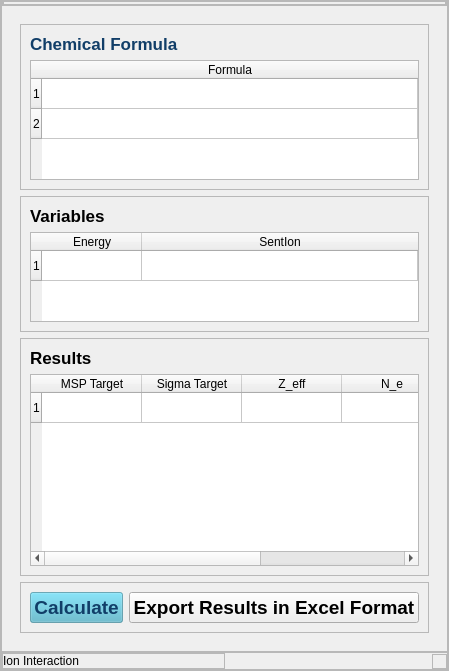
     <widget class="QFrame" name="main">
      <property name="frameShape">
       <enum>QFrame::StyledPanel</enum>
      </property>
      <property name="frameShadow">
       <enum>QFrame::Raised</enum>
      </property>
      <layout class="QVBoxLayout" name="verticalLayout">
       <property name="spacing">
        <number>0</number>
       </property>
       <property name="leftMargin">
        <number>0</number>
       </property>
       <property name="topMargin">
        <number>0</number>
       </property>
       <property name="rightMargin">
        <number>0</number>
       </property>
       <property name="bottomMargin">
        <number>0</number>
       </property>
       <item alignment="Qt::AlignTop">
        <widget class="QFrame" name="header_frame">
         <property name="frameShape">
          <enum>QFrame::StyledPanel</enum>
         </property>
         <property name="frameShadow">
          <enum>QFrame::Raised</enum>
         </property>
         <layout class="QHBoxLayout" name="horizontalLayout_2">
          <property name="spacing">
           <number>0</number>
          </property>
          <property name="leftMargin">
           <number>0</number>
          </property>
          <property name="topMargin">
           <number>0</number>
          </property>
          <property name="rightMargin">
           <number>0</number>
          </property>
          <property name="bottomMargin">
           <number>0</number>
          </property>
          <item alignment="Qt::AlignLeft|Qt::AlignTop">
           <widget class="QFrame" name="menubutton">
            <property name="frameShape">
             <enum>QFrame::StyledPanel</enum>
            </property>
            <property name="frameShadow">
             <enum>QFrame::Raised</enum>
            </property>
            <layout class="QHBoxLayout" name="horizontalLayout_5">
             <property name="spacing">
              <number>0</number>
             </property>
             <property name="leftMargin">
              <number>0</number>
             </property>
             <property name="topMargin">
              <number>0</number>
             </property>
             <property name="rightMargin">
              <number>0</number>
             </property>
             <property name="bottomMargin">
              <number>0</number>
             </property>
            </layout>
           </widget>
          </item>
          <item alignment="Qt::AlignRight|Qt::AlignTop">
           <widget class="QFrame" name="toprightbuttons">
            <property name="frameShape">
             <enum>QFrame::StyledPanel</enum>
            </property>
            <property name="frameShadow">
             <enum>QFrame::Raised</enum>
            </property>
            <layout class="QHBoxLayout" name="horizontalLayout_4">
             <property name="spacing">
              <number>0</number>
             </property>
             <property name="leftMargin">
              <number>0</number>
             </property>
             <property name="topMargin">
              <number>0</number>
             </property>
             <property name="rightMargin">
              <number>0</number>
             </property>
             <property name="bottomMargin">
              <number>0</number>
             </property>
            </layout>
           </widget>
          </item>
         </layout>
        </widget>
       </item>
       <item>
        <widget class="QFrame" name="main_body">
         <property name="sizePolicy">
          <sizepolicy hsizetype="Preferred" vsizetype="Expanding">
           <horstretch>0</horstretch>
           <verstretch>0</verstretch>
          </sizepolicy>
         </property>
         <property name="frameShape">
          <enum>QFrame::StyledPanel</enum>
         </property>
         <property name="frameShadow">
          <enum>QFrame::Raised</enum>
         </property>
         <layout class="QVBoxLayout" name="verticalLayout_13">
          <item>
           <widget class="QStackedWidget" name="stackedWidget_3">
            <property name="currentIndex">
             <number>0</number>
            </property>
            <widget class="QWidget" name="page_main">
             <layout class="QVBoxLayout" name="verticalLayout_15">
              <item alignment="Qt::AlignTop">
               <widget class="QFrame" name="frame_7">
                <property name="frameShape">
                 <enum>QFrame::StyledPanel</enum>
                </property>
                <property name="frameShadow">
                 <enum>QFrame::Raised</enum>
                </property>
                <layout class="QVBoxLayout" name="verticalLayout_16">
                 <item>
                  <widget class="QLabel" name="label_29">
                   <property name="maximumSize">
                    <size>
                     <width>945</width>
                     <height>20</height>
                    </size>
                   </property>
                   <property name="palette">
                    <palette>
                     <active>
                      <colorrole role="WindowText">
                       <brush brushstyle="SolidPattern">
                        <color alpha="255">
                         <red>17</red>
                         <green>62</green>
                         <blue>104</blue>
                        </color>
                       </brush>
                      </colorrole>
                      <colorrole role="Text">
                       <brush brushstyle="SolidPattern">
                        <color alpha="255">
                         <red>17</red>
                         <green>62</green>
                         <blue>104</blue>
                        </color>
                       </brush>
                      </colorrole>
                      <colorrole role="BrightText">
                       <brush brushstyle="SolidPattern">
                        <color alpha="255">
                         <red>17</red>
                         <green>62</green>
                         <blue>104</blue>
                        </color>
                       </brush>
                      </colorrole>
                      <colorrole role="ButtonText">
                       <brush brushstyle="SolidPattern">
                        <color alpha="255">
                         <red>17</red>
                         <green>62</green>
                         <blue>104</blue>
                        </color>
                       </brush>
                      </colorrole>
                     </active>
                     <inactive>
                      <colorrole role="WindowText">
                       <brush brushstyle="SolidPattern">
                        <color alpha="255">
                         <red>17</red>
                         <green>62</green>
                         <blue>104</blue>
                        </color>
                       </brush>
                      </colorrole>
                      <colorrole role="Text">
                       <brush brushstyle="SolidPattern">
                        <color alpha="255">
                         <red>17</red>
                         <green>62</green>
                         <blue>104</blue>
                        </color>
                       </brush>
                      </colorrole>
                      <colorrole role="BrightText">
                       <brush brushstyle="SolidPattern">
                        <color alpha="255">
                         <red>17</red>
                         <green>62</green>
                         <blue>104</blue>
                        </color>
                       </brush>
                      </colorrole>
                      <colorrole role="ButtonText">
                       <brush brushstyle="SolidPattern">
                        <color alpha="255">
                         <red>17</red>
                         <green>62</green>
                         <blue>104</blue>
                        </color>
                       </brush>
                      </colorrole>
                     </inactive>
                     <disabled>
                      <colorrole role="WindowText">
                       <brush brushstyle="SolidPattern">
                        <color alpha="255">
                         <red>17</red>
                         <green>62</green>
                         <blue>104</blue>
                        </color>
                       </brush>
                      </colorrole>
                      <colorrole role="Text">
                       <brush brushstyle="SolidPattern">
                        <color alpha="255">
                         <red>17</red>
                         <green>62</green>
                         <blue>104</blue>
                        </color>
                       </brush>
                      </colorrole>
                      <colorrole role="BrightText">
                       <brush brushstyle="SolidPattern">
                        <color alpha="255">
                         <red>17</red>
                         <green>62</green>
                         <blue>104</blue>
                        </color>
                       </brush>
                      </colorrole>
                      <colorrole role="ButtonText">
                       <brush brushstyle="SolidPattern">
                        <color alpha="255">
                         <red>17</red>
                         <green>62</green>
                         <blue>104</blue>
                        </color>
                       </brush>
                      </colorrole>
                     </disabled>
                    </palette>
                   </property>
                   <property name="font">
                    <font>
                     <pointsize>13</pointsize>
                     <weight>75</weight>
                     <bold>true</bold>
                    </font>
                   </property>
                   <property name="text">
                    <string>Chemical Formula</string>
                   </property>
                  </widget>
                 </item>
                 <item>
                  <widget class="QTableWidget" name="tableWidget_Chemical_Formula">
                   <property name="maximumSize">
                    <size>
                     <width>16777215</width>
                     <height>120</height>
                    </size>
                   </property>
                   <property name="autoFillBackground">
                    <bool>false</bool>
                   </property>
                   <property name="frameShape">
                    <enum>QFrame::StyledPanel</enum>
                   </property>
                   <property name="autoScrollMargin">
                    <number>16</number>
                   </property>
                   <property name="editTriggers">
                    <set>QAbstractItemView::NoEditTriggers</set>
                   </property>
                   <property name="alternatingRowColors">
                    <bool>false</bool>
                   </property>
                   <property name="selectionBehavior">
                    <enum>QAbstractItemView::SelectRows</enum>
                   </property>
                   <property name="rowCount">
                    <number>2</number>
                   </property>
                   <attribute name="horizontalHeaderVisible">
                    <bool>true</bool>
                   </attribute>
                   <attribute name="horizontalHeaderCascadingSectionResizes">
                    <bool>false</bool>
                   </attribute>
                   <attribute name="horizontalHeaderHighlightSections">
                    <bool>true</bool>
                   </attribute>
                   <attribute name="horizontalHeaderShowSortIndicator" stdset="0">
                    <bool>false</bool>
                   </attribute>
                   <attribute name="horizontalHeaderStretchLastSection">
                    <bool>true</bool>
                   </attribute>
                   <attribute name="verticalHeaderVisible">
                    <bool>true</bool>
                   </attribute>
                   <attribute name="verticalHeaderCascadingSectionResizes">
                    <bool>false</bool>
                   </attribute>
                   <attribute name="verticalHeaderStretchLastSection">
                    <bool>false</bool>
                   </attribute>
                   <row/>
                   <row/>
                   <column>
                    <property name="text">
                     <string>Formula</string>
                    </property>
                   </column>
                  </widget>
                 </item>
                </layout>
               </widget>
              </item>
              <item alignment="Qt::AlignTop">
               <widget class="QFrame" name="frame_8">
                <property name="frameShape">
                 <enum>QFrame::StyledPanel</enum>
                </property>
                <property name="frameShadow">
                 <enum>QFrame::Raised</enum>
                </property>
                <layout class="QVBoxLayout" name="verticalLayout_18">
                 <item>
                  <widget class="QLabel" name="label_30">
                   <property name="maximumSize">
                    <size>
                     <width>945</width>
                     <height>20</height>
                    </size>
                   </property>
                   <property name="font">
                    <font>
                     <pointsize>13</pointsize>
                     <weight>75</weight>
                     <bold>true</bold>
                    </font>
                   </property>
                   <property name="text">
                    <string>Variables</string>
                   </property>
                  </widget>
                 </item>
                 <item>
                  <widget class="QTableWidget" name="tableWidget_Variables">
                   <property name="maximumSize">
                    <size>
                     <width>16777215</width>
                     <height>90</height>
                    </size>
                   </property>
                   <property name="editTriggers">
                    <set>QAbstractItemView::NoEditTriggers</set>
                   </property>
                   <property name="selectionBehavior">
                    <enum>QAbstractItemView::SelectRows</enum>
                   </property>
                   <property name="rowCount">
                    <number>1</number>
                   </property>
                   <property name="columnCount">
                    <number>2</number>
                   </property>
                   <attribute name="horizontalHeaderStretchLastSection">
                    <bool>true</bool>
                   </attribute>
                   <row/>
                   <column>
                    <property name="text">
                     <string>Energy</string>
                    </property>
                   </column>
                   <column>
                    <property name="text">
                     <string>SentIon</string>
                    </property>
                   </column>
                  </widget>
                 </item>
                </layout>
               </widget>
              </item>
              <item>
               <widget class="QFrame" name="frame_9">
                <property name="frameShape">
                 <enum>QFrame::StyledPanel</enum>
                </property>
                <property name="frameShadow">
                 <enum>QFrame::Raised</enum>
                </property>
                <layout class="QVBoxLayout" name="verticalLayout_17">
                 <item>
                  <widget class="QLabel" name="label_31">
                   <property name="font">
                    <font>
                     <pointsize>13</pointsize>
                     <weight>75</weight>
                     <bold>true</bold>
                    </font>
                   </property>
                   <property name="text">
                    <string>Results</string>
                   </property>
                  </widget>
                 </item>
                 <item>
                  <widget class="QTableWidget" name="tableWidget_Results">
                   <property name="editTriggers">
                    <set>QAbstractItemView::NoEditTriggers</set>
                   </property>
                   <property name="selectionBehavior">
                    <enum>QAbstractItemView::SelectRows</enum>
                   </property>
                   <property name="rowCount">
                    <number>1</number>
                   </property>
                   <property name="columnCount">
                    <number>5</number>
                   </property>
                   <attribute name="horizontalHeaderStretchLastSection">
                    <bool>true</bool>
                   </attribute>
                   <row/>
                   <column>
                    <property name="text">
                     <string>MSP Target</string>
                    </property>
                   </column>
                   <column>
                    <property name="text">
                     <string>Sigma Target</string>
                    </property>
                   </column>
                   <column>
                    <property name="text">
                     <string>Z_eff</string>
                    </property>
                   </column>
                   <column>
                    <property name="text">
                     <string>N_e</string>
                    </property>
                   </column>
                   <column>
                    <property name="text">
                     <string>WRSP</string>
                    </property>
                   </column>
                  </widget>
                 </item>
                </layout>
               </widget>
              </item>
              <item>
               <widget class="QFrame" name="frame_10">
                <property name="frameShape">
                 <enum>QFrame::StyledPanel</enum>
                </property>
                <property name="frameShadow">
                 <enum>QFrame::Raised</enum>
                </property>
                <layout class="QHBoxLayout" name="horizontalLayout_7">
                 <item>
                  <widget class="QPushButton" name="BtnCalculate">
                   <property name="baseSize">
                    <size>
                     <width>0</width>
                     <height>0</height>
                    </size>
                   </property>
                   <property name="palette">
                    <palette>
                     <active>
                      <colorrole role="WindowText">
                       <brush brushstyle="SolidPattern">
                        <color alpha="255">
                         <red>17</red>
                         <green>62</green>
                         <blue>104</blue>
                        </color>
                       </brush>
                      </colorrole>
                      <colorrole role="Button">
                       <brush brushstyle="SolidPattern">
                        <color alpha="156">
                         <red>80</red>
                         <green>177</green>
                         <blue>200</blue>
                        </color>
                       </brush>
                      </colorrole>
                      <colorrole role="Text">
                       <brush brushstyle="SolidPattern">
                        <color alpha="255">
                         <red>17</red>
                         <green>62</green>
                         <blue>104</blue>
                        </color>
                       </brush>
                      </colorrole>
                      <colorrole role="ButtonText">
                       <brush brushstyle="SolidPattern">
                        <color alpha="255">
                         <red>17</red>
                         <green>62</green>
                         <blue>104</blue>
                        </color>
                       </brush>
                      </colorrole>
                      <colorrole role="Base">
                       <brush brushstyle="SolidPattern">
                        <color alpha="156">
                         <red>80</red>
                         <green>177</green>
                         <blue>200</blue>
                        </color>
                       </brush>
                      </colorrole>
                      <colorrole role="Window">
                       <brush brushstyle="SolidPattern">
                        <color alpha="156">
                         <red>80</red>
                         <green>177</green>
                         <blue>200</blue>
                        </color>
                       </brush>
                      </colorrole>
                     </active>
                     <inactive>
                      <colorrole role="WindowText">
                       <brush brushstyle="SolidPattern">
                        <color alpha="255">
                         <red>17</red>
                         <green>62</green>
                         <blue>104</blue>
                        </color>
                       </brush>
                      </colorrole>
                      <colorrole role="Button">
                       <brush brushstyle="SolidPattern">
                        <color alpha="156">
                         <red>80</red>
                         <green>177</green>
                         <blue>200</blue>
                        </color>
                       </brush>
                      </colorrole>
                      <colorrole role="Text">
                       <brush brushstyle="SolidPattern">
                        <color alpha="255">
                         <red>17</red>
                         <green>62</green>
                         <blue>104</blue>
                        </color>
                       </brush>
                      </colorrole>
                      <colorrole role="ButtonText">
                       <brush brushstyle="SolidPattern">
                        <color alpha="255">
                         <red>17</red>
                         <green>62</green>
                         <blue>104</blue>
                        </color>
                       </brush>
                      </colorrole>
                      <colorrole role="Base">
                       <brush brushstyle="SolidPattern">
                        <color alpha="156">
                         <red>80</red>
                         <green>177</green>
                         <blue>200</blue>
                        </color>
                       </brush>
                      </colorrole>
                      <colorrole role="Window">
                       <brush brushstyle="SolidPattern">
                        <color alpha="156">
                         <red>80</red>
                         <green>177</green>
                         <blue>200</blue>
                        </color>
                       </brush>
                      </colorrole>
                     </inactive>
                     <disabled>
                      <colorrole role="WindowText">
                       <brush brushstyle="SolidPattern">
                        <color alpha="255">
                         <red>17</red>
                         <green>62</green>
                         <blue>104</blue>
                        </color>
                       </brush>
                      </colorrole>
                      <colorrole role="Button">
                       <brush brushstyle="SolidPattern">
                        <color alpha="156">
                         <red>80</red>
                         <green>177</green>
                         <blue>200</blue>
                        </color>
                       </brush>
                      </colorrole>
                      <colorrole role="Text">
                       <brush brushstyle="SolidPattern">
                        <color alpha="255">
                         <red>17</red>
                         <green>62</green>
                         <blue>104</blue>
                        </color>
                       </brush>
                      </colorrole>
                      <colorrole role="ButtonText">
                       <brush brushstyle="SolidPattern">
                        <color alpha="255">
                         <red>17</red>
                         <green>62</green>
                         <blue>104</blue>
                        </color>
                       </brush>
                      </colorrole>
                      <colorrole role="Base">
                       <brush brushstyle="SolidPattern">
                        <color alpha="156">
                         <red>80</red>
                         <green>177</green>
                         <blue>200</blue>
                        </color>
                       </brush>
                      </colorrole>
                      <colorrole role="Window">
                       <brush brushstyle="SolidPattern">
                        <color alpha="156">
                         <red>80</red>
                         <green>177</green>
                         <blue>200</blue>
                        </color>
                       </brush>
                      </colorrole>
                     </disabled>
                    </palette>
                   </property>
                   <property name="font">
                    <font>
                     <family>Segoe UI</family>
                     <pointsize>14</pointsize>
                     <weight>75</weight>
                     <italic>false</italic>
                     <bold>true</bold>
                    </font>
                   </property>
                   <property name="cursor">
                    <cursorShape>PointingHandCursor</cursorShape>
                   </property>
                   <property name="text">
                    <string>Calculate</string>
                   </property>
                  </widget>
                 </item>
                 <item>
                  <widget class="QPushButton" name="BtnDownload">
                   <property name="font">
                    <font>
                     <family>Segoe UI</family>
                     <pointsize>14</pointsize>
                     <weight>75</weight>
                     <italic>false</italic>
                     <bold>true</bold>
                    </font>
                   </property>
                   <property name="cursor">
                    <cursorShape>PointingHandCursor</cursorShape>
                   </property>
                   <property name="text">
                    <string>Export Results in Excel Format</string>
                   </property>
                  </widget>
                 </item>
                </layout>
               </widget>
              </item>
             </layout>
            </widget>
            <widget class="QWidget" name="page_about"/>
           </widget>
          </item>
         </layout>
        </widget>
       </item>
       <item alignment="Qt::AlignBottom">
        <widget class="QFrame" name="footer">
         <property name="frameShape">
          <enum>QFrame::StyledPanel</enum>
         </property>
         <property name="frameShadow">
          <enum>QFrame::Raised</enum>
         </property>
         <layout class="QHBoxLayout" name="horizontalLayout_3">
          <property name="spacing">
           <number>0</number>
          </property>
          <property name="leftMargin">
           <number>0</number>
          </property>
          <property name="topMargin">
           <number>0</number>
          </property>
          <property name="rightMargin">
           <number>0</number>
          </property>
          <property name="bottomMargin">
           <number>0</number>
          </property>
          <item alignment="Qt::AlignBottom">
           <widget class="QFrame" name="footerdesc">
            <property name="frameShape">
             <enum>QFrame::StyledPanel</enum>
            </property>
            <property name="frameShadow">
             <enum>QFrame::Raised</enum>
            </property>
            <layout class="QVBoxLayout" name="verticalLayout_3">
             <property name="spacing">
              <number>0</number>
             </property>
             <property name="leftMargin">
              <number>0</number>
             </property>
             <property name="topMargin">
              <number>0</number>
             </property>
             <property name="rightMargin">
              <number>0</number>
             </property>
             <property name="bottomMargin">
              <number>0</number>
             </property>
             <item alignment="Qt::AlignBottom">
              <widget class="QLabel" name="label_2">
               <property name="text">
                <string>Ion Interaction</string>
               </property>
               <property name="textFormat">
                <enum>Qt::AutoText</enum>
               </property>
              </widget>
             </item>
            </layout>
           </widget>
          </item>
          <item alignment="Qt::AlignRight|Qt::AlignBottom">
           <widget class="QFrame" name="size_grip">
            <property name="minimumSize">
             <size>
              <width>15</width>
              <height>15</height>
             </size>
            </property>
            <property name="maximumSize">
             <size>
              <width>15</width>
              <height>15</height>
             </size>
            </property>
            <property name="frameShape">
             <enum>QFrame::StyledPanel</enum>
            </property>
            <property name="frameShadow">
             <enum>QFrame::Raised</enum>
            </property>
            <layout class="QVBoxLayout" name="verticalLayout_4">
             <property name="leftMargin">
              <number>0</number>
             </property>
             <property name="topMargin">
              <number>0</number>
             </property>
             <property name="rightMargin">
              <number>0</number>
             </property>
             <property name="bottomMargin">
              <number>0</number>
             </property>
             <item alignment="Qt::AlignRight|Qt::AlignBottom">
              <widget class="QLabel" name="label">
               <property name="text">
                <string/>
               </property>
               <property name="pixmap">
                <pixmap>:/icons/guidata/cil-size-grip.png</pixmap>
               </property>
               <property name="scaledContents">
                <bool>false</bool>
               </property>
              </widget>
             </item>
            </layout>
           </widget>
          </item>
         </layout>
        </widget>
       </item>
      </layout>
     </widget>
